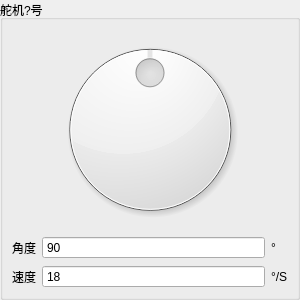
<?xml version="1.0" encoding="UTF-8"?>
<ui version="4.0">
 <class>ServoControlFrom</class>
 <widget class="QWidget" name="ServoControlFrom">
  <property name="geometry">
   <rect>
    <x>0</x>
    <y>0</y>
    <width>300</width>
    <height>300</height>
   </rect>
  </property>
  <property name="minimumSize">
   <size>
    <width>300</width>
    <height>300</height>
   </size>
  </property>
  <property name="windowTitle">
   <string>Form</string>
  </property>
  <layout class="QGridLayout" name="gridLayout">
   <property name="leftMargin">
    <number>0</number>
   </property>
   <property name="topMargin">
    <number>0</number>
   </property>
   <property name="rightMargin">
    <number>0</number>
   </property>
   <property name="bottomMargin">
    <number>0</number>
   </property>
   <item row="0" column="0">
    <widget class="QGroupBox" name="groupBox">
     <property name="title">
      <string>舵机?号</string>
     </property>
     <layout class="QGridLayout" name="gridLayout_2">
      <item row="2" column="1">
       <widget class="QSpinBox" name="spinBox_2">
        <property name="sizePolicy">
         <sizepolicy hsizetype="Expanding" vsizetype="Fixed">
          <horstretch>0</horstretch>
          <verstretch>0</verstretch>
         </sizepolicy>
        </property>
        <property name="buttonSymbols">
         <enum>QAbstractSpinBox::NoButtons</enum>
        </property>
        <property name="maximum">
         <number>180</number>
        </property>
        <property name="value">
         <number>18</number>
        </property>
       </widget>
      </item>
      <item row="1" column="0">
       <widget class="QLabel" name="label">
        <property name="text">
         <string>角度</string>
        </property>
       </widget>
      </item>
      <item row="2" column="0">
       <widget class="QLabel" name="label_3">
        <property name="text">
         <string>速度</string>
        </property>
       </widget>
      </item>
      <item row="0" column="0" colspan="3">
       <widget class="QDial" name="dial">
        <property name="maximum">
         <number>180</number>
        </property>
        <property name="value">
         <number>90</number>
        </property>
       </widget>
      </item>
      <item row="1" column="2">
       <widget class="QLabel" name="label_2">
        <property name="text">
         <string>°</string>
        </property>
       </widget>
      </item>
      <item row="2" column="2">
       <widget class="QLabel" name="label_4">
        <property name="text">
         <string>°/S</string>
        </property>
       </widget>
      </item>
      <item row="1" column="1">
       <widget class="QSpinBox" name="spinBox">
        <property name="sizePolicy">
         <sizepolicy hsizetype="Expanding" vsizetype="Fixed">
          <horstretch>0</horstretch>
          <verstretch>0</verstretch>
         </sizepolicy>
        </property>
        <property name="buttonSymbols">
         <enum>QAbstractSpinBox::NoButtons</enum>
        </property>
        <property name="maximum">
         <number>180</number>
        </property>
        <property name="value">
         <number>90</number>
        </property>
       </widget>
      </item>
     </layout>
    </widget>
   </item>
  </layout>
 </widget>
 <resources/>
 <connections/>
</ui>
